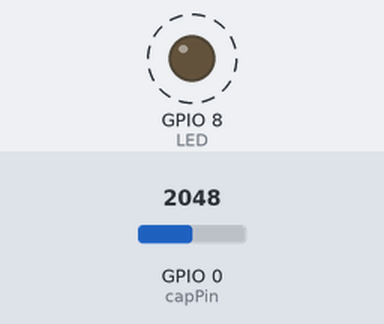
Recording of a sketch running on a simulated ESP32-C3. Parts: output pins drawn as LEDs (lit = HIGH). Dashed ring = blinking. Inputs (shaded band) come from the test bench; at power-on: GPIO 0 (capPin) = 2048 (analog values on the 0–4095 scale). What the sketch prints to the serial monitor is not drawn.

Above: at 0.93 s.
1.4 s: GPIO 0 (capPin) set to 1228
At 2.2 s:
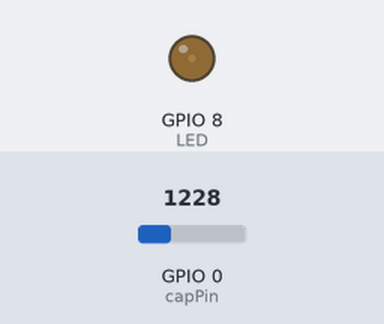
3.1 s: GPIO 0 (capPin) set to 1799
4.6 s: GPIO 0 (capPin) set to 1825
At 4.94 s:
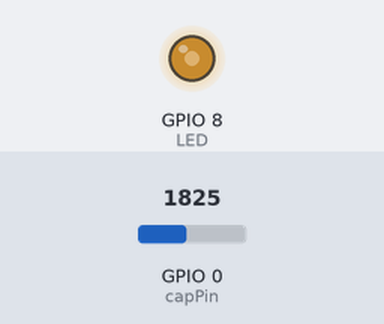
7.7 s: GPIO 0 (capPin) set to 2866
At 10.6 s:
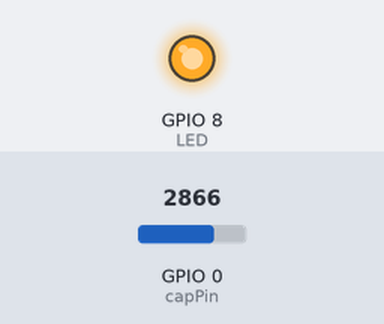
10.8 s: GPIO 0 (capPin) set to 491
Timing chart, 0 to 14.1 s (numbered marks = the images above; inputs shaded):
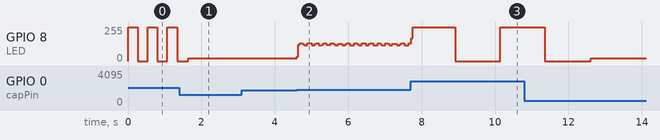

The sketch:

HelloSun_jan9.ino
```cpp
/*
Hello Sun!
Created by Alex Nathanson
January 9, 2026
*/

//GPIO variables
const int LED = 8; //the pin for the built-in LED
const int capPin = 0; // the pin used to read the capacitor voltage - connected to the middle of the voltage divider
float calValue = 0; // the variable used to store calibrated millivoltage

//default analog in range for ESP32 C3 = 0 – 4095, corresponding to 0V-3.3V
//the value must be scaled to the range of 0-5V
//float rawValue = 0; // the variable used to store the raw analog input (comment in if required)

// this code runs once
void setup() {
  Serial.begin(115200);
  Serial.println("Hello, Sun!");

  // initialize the LED off
  pinMode(LED, OUTPUT);
  digitalWrite(LED, LOW);

  //set the resolution to 12 bits (0-4095)
  analogReadResolution(12);
}

// if using a voltage divider that isn't equivalent, change '2' to reflect this
float scaleMillivolts(float v){
  return v * 2 * 0.001;
}

// this code loops forever
void loop() {
  //read the raw analog value
  //rawValue = analogRead(capPin); // comment in if required

  // read the calibrated value
  calValue = analogReadMilliVolts(capPin);
  float capVoltage = scaleMillivolts(calValue);

  Serial.println("");
  Serial.print("Volts: ");
  Serial.println(capVoltage);

  // map the voltage from 3V-5V to 50ms-1500ms
  int speed = map(int(100*capVoltage), 300, 500, 50, 1500);

  // blink the LED at rate proportional to the capacitor charge state
  digitalWrite(LED, HIGH);
  delay(speed);
  digitalWrite(LED, LOW);
  delay(speed);
}
```

Measured:
- the behaviour switches between 1824 and 1825 on GPIO 0 (capPin) (found by bisection; images 1 and 2)
